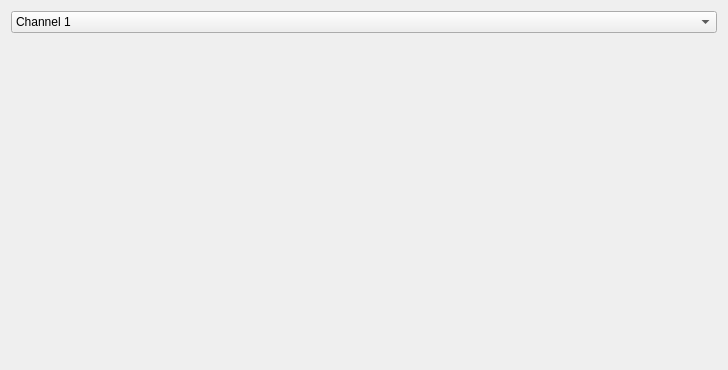
<?xml version="1.0" encoding="UTF-8"?>
<ui version="4.0">
 <class>Dialog_preview</class>
 <widget class="QDialog" name="Dialog_preview">
  <property name="geometry">
   <rect>
    <x>0</x>
    <y>0</y>
    <width>728</width>
    <height>370</height>
   </rect>
  </property>
  <property name="windowTitle">
   <string>Dialog</string>
  </property>
  <layout class="QGridLayout" name="gridLayout_2">
   <item row="1" column="0">
    <widget class="pyqtgraphWidget" name="widget_pyqtgraph_time" native="true"/>
   </item>
   <item row="1" column="1">
    <widget class="pyqtgraphWidget" name="widget_pyqtgraph_freq" native="true"/>
   </item>
   <item row="0" column="0" colspan="2">
    <widget class="QComboBox" name="channels">
     <property name="currentIndex">
      <number>0</number>
     </property>
     <property name="sizeAdjustPolicy">
      <enum>QComboBox::AdjustToContentsOnFirstShow</enum>
     </property>
     <item>
      <property name="text">
       <string>Channel 1</string>
      </property>
     </item>
     <item>
      <property name="text">
       <string>Channel 2</string>
      </property>
     </item>
    </widget>
   </item>
  </layout>
 </widget>
 <customwidgets>
  <customwidget>
   <class>pyqtgraphWidget</class>
   <extends>QWidget</extends>
   <header>pyqtgraphwidget.h</header>
   <container>1</container>
  </customwidget>
 </customwidgets>
 <resources/>
 <connections/>
</ui>
